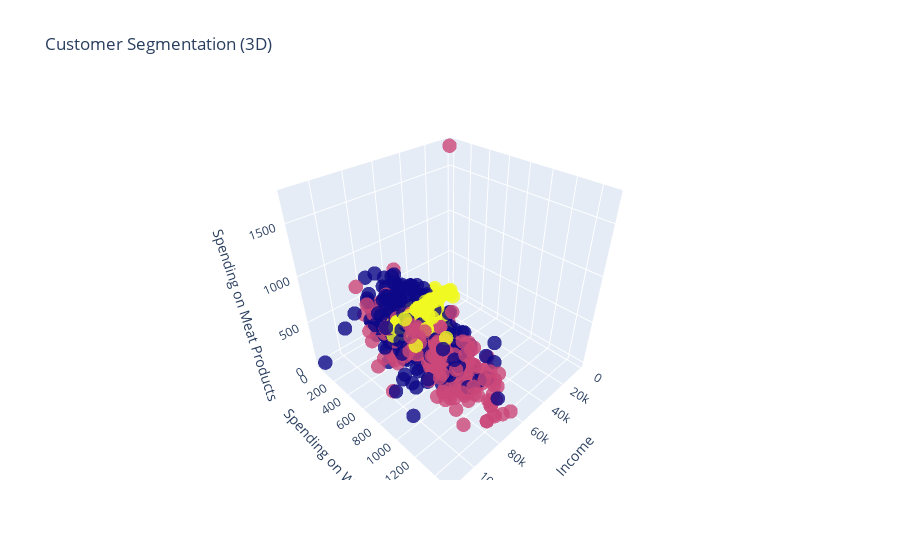

The code cell stored with this chart in its notebook:
### Code cell
# prompt: Utilize clustering algorithms (e.g., K-means) to segment
# customers based on behavior and purchase patterns

# Visualize the clusters using a 3D scatter plot (example with three features)
import plotly.graph_objects as go

fig = go.Figure(data=[go.Scatter3d(
    x=data['Income'],
    y=data['MntWines'],
    z=data['MntMeatProducts'],
    mode='markers',
    marker=dict(
        size=5,
        color=data['cluster'],  # Set marker color to cluster labels
        opacity=0.8
    )
)])

fig.update_layout(
    title='Customer Segmentation (3D)',
    scene=dict(
        xaxis_title='Income',
        yaxis_title='Spending on Wine',
        zaxis_title='Spending on Meat Products'
    )
)
fig.show()

### Figure 1 — Plotly figure (JSON) as saved in the notebook; plotly's stock layout.template omitted (floating-point values rounded to 4 significant figures; data arrays with more than 128 entries replaced by an {"elided": "..."} marker saying what was removed)
{"data": [{"marker": {"color": {"elided": "2205 int values"}, "opacity": 0.8, "size": 5}, "mode": "markers", "type": "scatter3d", "x": {"elided": "2205 int values"}, "y": {"elided": "2205 int values"}, "z": {"elided": "2205 int values"}}], "layout": {"scene": {"xaxis": {"title": {"text": "Income"}}, "yaxis": {"title": {"text": "Spending on Wine"}}, "zaxis": {"title": {"text": "Spending on Meat Products"}}}, "title": {"text": "Customer Segmentation (3D)"}}}
